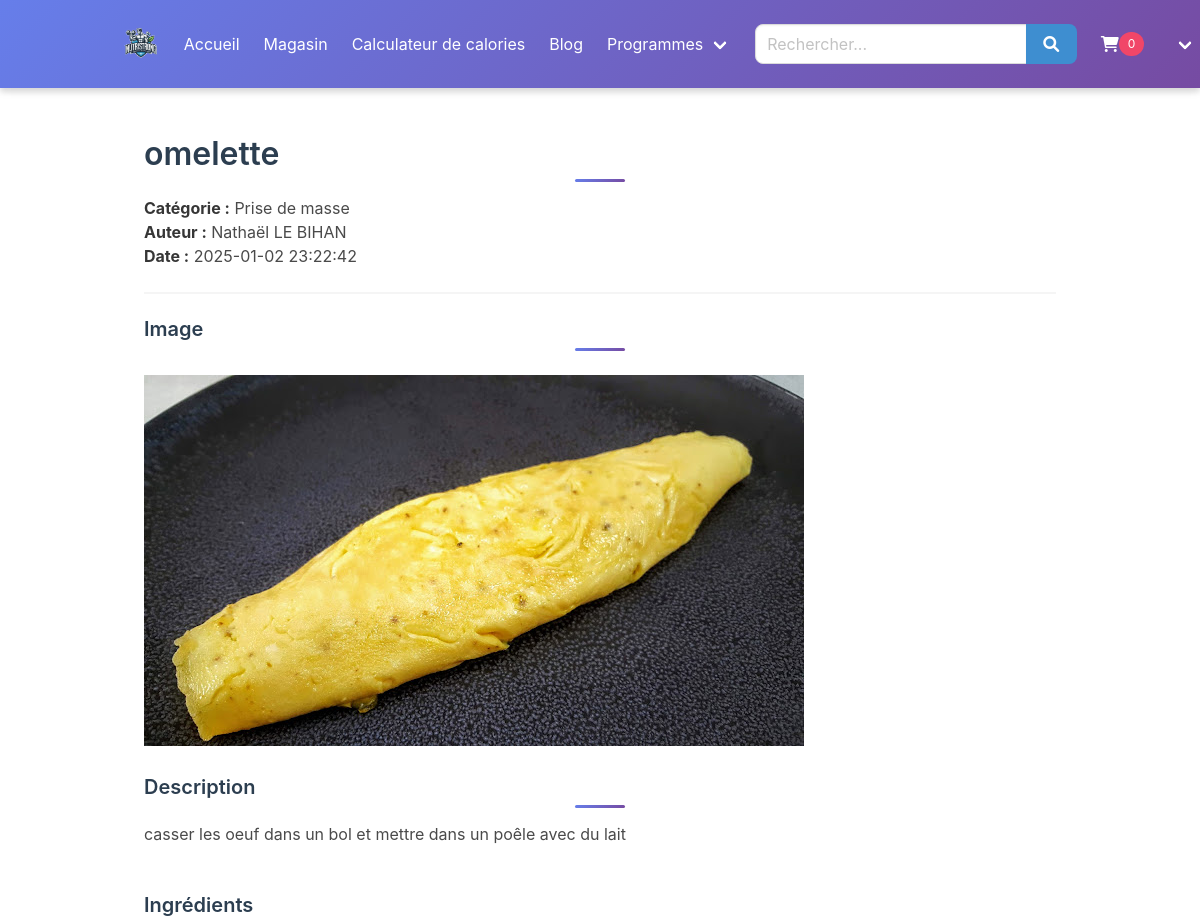
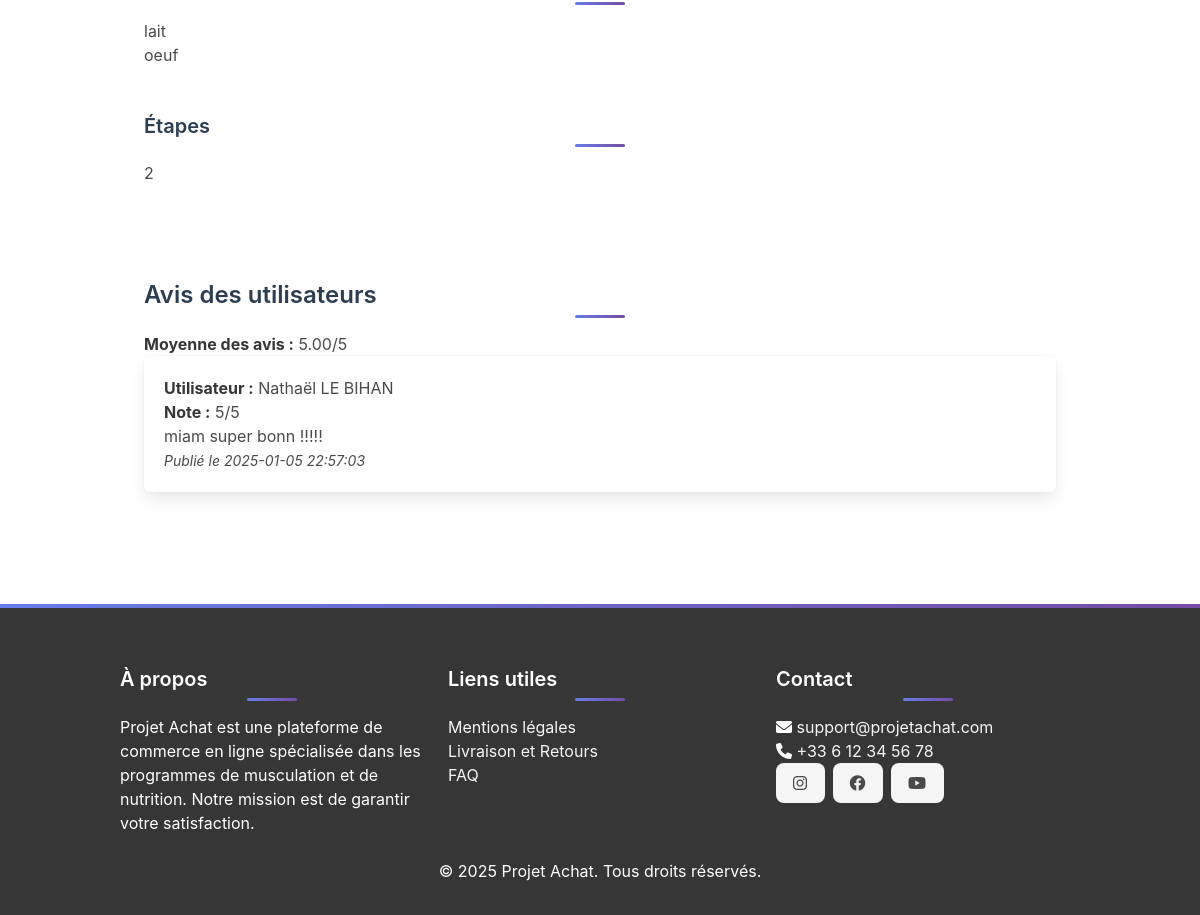
The app's page /assets/pages/recette/detail_recette.php?id=3 (signed in) with its own data (2 pictures, top to bottom).
### tables this page shows
CREATE TABLE IF NOT EXISTS `recettes` (
  `id_recette` int NOT NULL AUTO_INCREMENT,
  `titre` varchar(255) NOT NULL,
  `description` text NOT NULL,
  `categorie` enum('Prise de masse','Maintien','Sèche') NOT NULL,
  `ingredients` text NOT NULL,
  `etapes` text NOT NULL,
  `id_utilisateur` int NOT NULL,
  `date_creation` datetime DEFAULT CURRENT_TIMESTAMP,
  `image` varchar(255) DEFAULT NULL,
  PRIMARY KEY (`id_recette`),
  KEY `id_utilisateur` (`id_utilisateur`),
  CONSTRAINT `recettes_ibfk_1` FOREIGN KEY (`id_utilisateur`) REFERENCES `utilisateurs` (`id_utilisateur`) ON DELETE CASCADE
);

CREATE TABLE IF NOT EXISTS `utilisateurs` (
  `id_utilisateur` int NOT NULL AUTO_INCREMENT,
  `nom` varchar(100) NOT NULL,
  `prenom` varchar(100) NOT NULL,
  `email` varchar(150) NOT NULL,
  `mot_de_passe` varchar(255) NOT NULL,
  `role` enum('utilisateur','administrateur','super_administrateur') DEFAULT 'utilisateur',
  `date_naissance` date DEFAULT NULL,
  `sexe` enum('Homme','Femme','Autre') DEFAULT NULL,
  `date_creation` timestamp NULL DEFAULT CURRENT_TIMESTAMP,
  `photo_profil` varchar(255) DEFAULT NULL,
  `badge` varchar(255) DEFAULT NULL,
  PRIMARY KEY (`id_utilisateur`),
  UNIQUE KEY `email` (`email`)
);

CREATE TABLE IF NOT EXISTS `avis` (
  `id_avis` int NOT NULL AUTO_INCREMENT,
  `id_produit` int DEFAULT NULL,
  `id_utilisateur` int DEFAULT NULL,
  `commentaire` text NOT NULL,
  `note` int DEFAULT NULL,
  `date_avis` timestamp NULL DEFAULT CURRENT_TIMESTAMP,
  `type_contenu` enum('recette','programme') NOT NULL,
  `contenu_id` int NOT NULL,
  PRIMARY KEY (`id_avis`),
  KEY `id_produit` (`id_produit`),
  KEY `id_utilisateur` (`id_utilisateur`),
  CONSTRAINT `avis_ibfk_1` FOREIGN KEY (`id_produit`) REFERENCES `produits` (`id_produit`) ON DELETE CASCADE,
  CONSTRAINT `avis_ibfk_2` FOREIGN KEY (`id_utilisateur`) REFERENCES `utilisateurs` (`id_utilisateur`) ON DELETE CASCADE,
  CONSTRAINT `avis_chk_1` CHECK ((`note` between 1 and 5))
);

### assets/pages/recette/detail_recette.php (the view, shortened to what this page needs)
<?php
include '../includes/header.php';
include '../config/db.php';
$id_recette = $_GET['id'] ?? null;
try {
    $stmt = $pdo->prepare("SELECT r.*, u.nom, u.prenom
                           FROM recettes r
                           JOIN utilisateurs u ON r.id_utilisateur = u.id_utilisateur
                           WHERE r.id_recette = ?");
    $stmt->execute([$id_recette]);
    $recette = $stmt->fetch();
    $stmt_avis = $pdo->prepare("
        SELECT a.*, u.nom, u.prenom
        FROM avis a
        JOIN utilisateurs u ON a.id_utilisateur = u.id_utilisateur
        WHERE a.type_contenu = 'recette' AND a.contenu_id = :id
        ORDER BY a.date_avis DESC
    ");
    $stmt_avis->execute(['id' => $id_recette]);
    $avis = $stmt_avis->fetchAll(PDO::FETCH_ASSOC);
    $stmt_moyenne = $pdo->prepare("
        SELECT AVG(note) as moyenne
        FROM avis
        WHERE type_contenu = 'recette' AND contenu_id = :id
    ");
    $stmt_moyenne->execute(['id' => $id_recette]);
    $moyenne = $stmt_moyenne->fetchColumn();
} catch (PDOException $e) {
    die("Erreur lors de la récupération de la recette : " . $e->getMessage());
}
?>
<!DOCTYPE html>
<html lang="fr">
<head>
    <link rel="stylesheet" href="https://cdn.jsdelivr.net/npm/bulma@0.9.4/css/bulma.min.css">
    <link rel="stylesheet" href="https://cdnjs.cloudflare.com/ajax/libs/font-awesome/6.0.0-beta3/css/all.min.css">
</head>
<body>
<main class="container">
    <section class="section">
        <h1 class="title"><?= htmlspecialchars($recette['titre']); ?></h1>
        <p><strong>Catégorie :</strong> <?= htmlspecialchars($recette['categorie']); ?></p>
        <p><strong>Auteur :</strong> <?= htmlspecialchars($recette['prenom'] . ' ' . $recette['nom']); ?></p>
        <p><strong>Date :</strong> <?= htmlspecialchars($recette['date_creation']); ?></p>
        <hr>
        <h2 class="title is-5">Image</h2>
        <?php if (!empty($recette['image'])): ?>
            <img src="../../../<?= htmlspecialchars($recette['image']); ?>" alt="<?= htmlspecialchars($recette['titre']); ?>" style="max-width: 100%; height: auto; margin-top: 10px;">
        <?php endif; ?>
        <br></br>
        <h2 class="title is-5">Description</h2>
        <p><?= htmlspecialchars($recette['description']); ?></p>
        <br></br>
        <h2 class="title is-5">Ingrédients</h2>
        <p><?= nl2br(htmlspecialchars($recette['ingredients'])); ?></p>
        <br></br>
        <h2 class="title is-5">Étapes</h2>
        <p><?= nl2br(htmlspecialchars($recette['etapes'])); ?></p>
    </section>
    <section class="section">
        <h2 class="title is-4">Avis des utilisateurs</h2>
        <p><strong>Moyenne des avis :</strong> <?= $moyenne ? number_format($moyenne, 2) : 'Aucun avis'; ?>/5</p>
        <?php if ($avis): ?>
            <?php foreach ($avis as $index => $avis_item): ?>
                <div class="box avis-item <?= $index >= 2 ? 'is-hidden' : '' ?>">
                    <p><strong>Utilisateur :</strong> <?= htmlspecialchars($avis_item['prenom'] . ' ' . $avis_item['nom']) ?></p>
                    <p><strong>Note :</strong> <?= htmlspecialchars($avis_item['note']) ?>/5</p>
                    <p><?= nl2br(htmlspecialchars($avis_item['commentaire'])) ?></p>
                    <p><small><em>Publié le <?= htmlspecialchars($avis_item['date_avis']) ?></em></small></p>
                </div>
            <?php endforeach; ?>
        <?php else: ?>
            <p>Aucun avis pour cette recette.</p>
        <?php endif; ?>
    </section>
</main>
<?php include '../includes/footer.php'; ?>
</body>
</html>

### assets/css/style.css (style rules this page uses)
:root { --primary-color: #2c3e50; --secondary-color: #3498db; --accent-color: #e74c3c; --text-light: #ffffff; --text-dark: #a6afb8; --gradient: linear-gradient(135deg, #667eea 0%, #764ba2 100%); --shadow: 0 4px 6px rgba(0, 0, 0, 0.1); --transition: all 0.3s ease; }
:root { --bulma-primary: #ff5733; --bulma-secondary: #4CAF50; --bulma-info: #3498db; --bulma-danger: #e74c3c; --bulma-warning: #f39c12; --bulma-success: #2ecc71; --bulma-dark: #fdfdfd; }
.section { padding: 3rem 1.5rem; }
.title { color: var(--primary-color); margin-bottom: 2rem; position: relative; }
.title::after { content: ''; position: absolute; bottom: -10px; left: 50%; transform: translateX(-50%); width: 50px; height: 3px; background: var(--gradient); border-radius: 3px; }

### records on screen
recettes: titre "omelette", categorie "Prise de masse", id_utilisateur.nom "Nathaël LE BIHAN", date_creation "2025-01-02 23:22:42", image (picture), description "casser les oeuf dans un bol et mettre dans un poêle avec du lait", ingredients "lait oeuf", etapes "2"
avis: id_utilisateur.nom "Nathaël LE BIHAN", note "5", commentaire "miam super bonn !!!!!", date_avis "2025-01-05 22:57:03"

### other values on screen
$moyenne "5.00"
